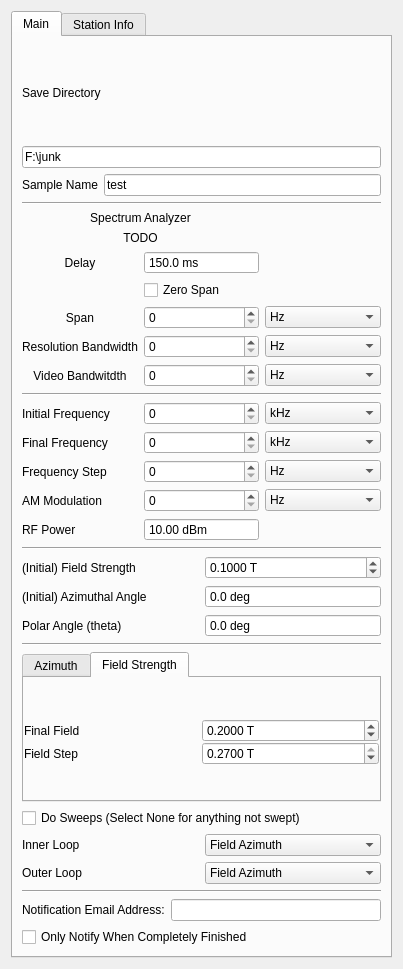
<?xml version="1.0" encoding="UTF-8"?>
<ui version="4.0">
 <class>Form</class>
 <widget class="QWidget" name="Form">
  <property name="geometry">
   <rect>
    <x>0</x>
    <y>0</y>
    <width>403</width>
    <height>969</height>
   </rect>
  </property>
  <property name="windowTitle">
   <string>Form</string>
  </property>
  <layout class="QVBoxLayout" name="verticalLayout">
   <item>
    <widget class="QTabWidget" name="tabWidget">
     <property name="currentIndex">
      <number>0</number>
     </property>
     <widget class="QWidget" name="tab">
      <attribute name="title">
       <string>Main</string>
      </attribute>
      <layout class="QVBoxLayout" name="verticalLayout_10">
       <item>
        <layout class="QGridLayout" name="save_params">
         <item row="2" column="0">
          <widget class="QLabel" name="label_12">
           <property name="enabled">
            <bool>true</bool>
           </property>
           <property name="text">
            <string>Sample Name</string>
           </property>
          </widget>
         </item>
         <item row="2" column="1">
          <widget class="QLineEdit" name="sample_name">
           <property name="text">
            <string>test</string>
           </property>
           <property name="placeholderText">
            <string>test</string>
           </property>
          </widget>
         </item>
         <item row="1" column="0" colspan="2">
          <widget class="QLineEdit" name="save_dir">
           <property name="text">
            <string>F:\junk</string>
           </property>
          </widget>
         </item>
         <item row="0" column="0" colspan="2">
          <widget class="QLabel" name="label_8">
           <property name="text">
            <string>Save Directory</string>
           </property>
          </widget>
         </item>
        </layout>
       </item>
       <item>
        <widget class="Line" name="line_3">
         <property name="orientation">
          <enum>Qt::Horizontal</enum>
         </property>
        </widget>
       </item>
       <item>
        <layout class="QGridLayout" name="lockin_params">
         <item row="5" column="1">
          <widget class="QSpinBox" name="rb">
           <property name="maximum">
            <number>999</number>
           </property>
          </widget>
         </item>
         <item row="6" column="1">
          <widget class="QSpinBox" name="vb">
           <property name="maximum">
            <number>999</number>
           </property>
          </widget>
         </item>
         <item row="5" column="2">
          <widget class="QComboBox" name="rb_mult">
           <item>
            <property name="text">
             <string>Hz</string>
            </property>
           </item>
           <item>
            <property name="text">
             <string>kHz</string>
            </property>
           </item>
           <item>
            <property name="text">
             <string>MHz</string>
            </property>
           </item>
           <item>
            <property name="text">
             <string>GHz</string>
            </property>
           </item>
          </widget>
         </item>
         <item row="6" column="0">
          <widget class="QLabel" name="label_23">
           <property name="text">
            <string>Video Bandwitdth</string>
           </property>
           <property name="alignment">
            <set>Qt::AlignCenter</set>
           </property>
          </widget>
         </item>
         <item row="5" column="0">
          <widget class="QLabel" name="label_18">
           <property name="text">
            <string>Resolution Bandwidth</string>
           </property>
           <property name="alignment">
            <set>Qt::AlignCenter</set>
           </property>
          </widget>
         </item>
         <item row="6" column="2">
          <widget class="QComboBox" name="vb_mult">
           <item>
            <property name="text">
             <string>Hz</string>
            </property>
           </item>
           <item>
            <property name="text">
             <string>kHz</string>
            </property>
           </item>
           <item>
            <property name="text">
             <string>MHz</string>
            </property>
           </item>
           <item>
            <property name="text">
             <string>GHz</string>
            </property>
           </item>
          </widget>
         </item>
         <item row="4" column="0">
          <widget class="QLabel" name="label_2">
           <property name="text">
            <string>Span</string>
           </property>
           <property name="alignment">
            <set>Qt::AlignCenter</set>
           </property>
          </widget>
         </item>
         <item row="3" column="1">
          <widget class="QCheckBox" name="zero_span">
           <property name="text">
            <string>Zero Span</string>
           </property>
          </widget>
         </item>
         <item row="2" column="1">
          <widget class="QDoubleSpinBox" name="delay">
           <property name="buttonSymbols">
            <enum>QAbstractSpinBox::NoButtons</enum>
           </property>
           <property name="suffix">
            <string> ms</string>
           </property>
           <property name="decimals">
            <number>1</number>
           </property>
           <property name="maximum">
            <double>5000.000000000000000</double>
           </property>
           <property name="value">
            <double>150.000000000000000</double>
           </property>
          </widget>
         </item>
         <item row="2" column="0">
          <widget class="QLabel" name="label_15">
           <property name="text">
            <string>Delay</string>
           </property>
           <property name="alignment">
            <set>Qt::AlignCenter</set>
           </property>
          </widget>
         </item>
         <item row="0" column="0" colspan="2">
          <widget class="QLabel" name="label_7">
           <property name="text">
            <string>Spectrum Analyzer</string>
           </property>
           <property name="alignment">
            <set>Qt::AlignCenter</set>
           </property>
          </widget>
         </item>
         <item row="1" column="0" colspan="2">
          <widget class="QLabel" name="label_3">
           <property name="text">
            <string>TODO</string>
           </property>
           <property name="alignment">
            <set>Qt::AlignCenter</set>
           </property>
          </widget>
         </item>
         <item row="4" column="1">
          <widget class="QSpinBox" name="span">
           <property name="maximum">
            <number>999</number>
           </property>
          </widget>
         </item>
         <item row="4" column="2">
          <widget class="QComboBox" name="span_mult">
           <item>
            <property name="text">
             <string>Hz</string>
            </property>
           </item>
           <item>
            <property name="text">
             <string>kHz</string>
            </property>
           </item>
           <item>
            <property name="text">
             <string>MHz</string>
            </property>
           </item>
           <item>
            <property name="text">
             <string>GHz</string>
            </property>
           </item>
          </widget>
         </item>
        </layout>
       </item>
       <item>
        <widget class="Line" name="line_2">
         <property name="orientation">
          <enum>Qt::Horizontal</enum>
         </property>
        </widget>
       </item>
       <item>
        <layout class="QGridLayout" name="field_params">
         <item row="3" column="2">
          <widget class="QComboBox" name="freq_step_mult">
           <item>
            <property name="text">
             <string>Hz</string>
            </property>
           </item>
           <item>
            <property name="text">
             <string>kHz</string>
            </property>
           </item>
           <item>
            <property name="text">
             <string>MHz</string>
            </property>
           </item>
           <item>
            <property name="text">
             <string>GHz</string>
            </property>
           </item>
          </widget>
         </item>
         <item row="1" column="2">
          <widget class="QComboBox" name="freq_start_mult">
           <item>
            <property name="text">
             <string>kHz</string>
            </property>
           </item>
           <item>
            <property name="text">
             <string>MHz</string>
            </property>
           </item>
           <item>
            <property name="text">
             <string>GHz</string>
            </property>
           </item>
          </widget>
         </item>
         <item row="2" column="0">
          <widget class="QLabel" name="label_5">
           <property name="text">
            <string>Final Frequency</string>
           </property>
          </widget>
         </item>
         <item row="1" column="0">
          <widget class="QLabel" name="label_4">
           <property name="text">
            <string>Initial Frequency</string>
           </property>
          </widget>
         </item>
         <item row="3" column="0">
          <widget class="QLabel" name="label_6">
           <property name="text">
            <string>Frequency Step</string>
           </property>
          </widget>
         </item>
         <item row="6" column="1">
          <widget class="QDoubleSpinBox" name="rf_power">
           <property name="buttonSymbols">
            <enum>QAbstractSpinBox::NoButtons</enum>
           </property>
           <property name="suffix">
            <string> dBm</string>
           </property>
           <property name="maximum">
            <double>25.000000000000000</double>
           </property>
           <property name="value">
            <double>10.000000000000000</double>
           </property>
          </widget>
         </item>
         <item row="6" column="0">
          <widget class="QLabel" name="label_13">
           <property name="text">
            <string>RF Power</string>
           </property>
          </widget>
         </item>
         <item row="2" column="2">
          <widget class="QComboBox" name="freq_end_mult">
           <item>
            <property name="text">
             <string>kHz</string>
            </property>
           </item>
           <item>
            <property name="text">
             <string>MHz</string>
            </property>
           </item>
           <item>
            <property name="text">
             <string>GHz</string>
            </property>
           </item>
          </widget>
         </item>
         <item row="4" column="0">
          <widget class="QLabel" name="label">
           <property name="text">
            <string>AM Modulation</string>
           </property>
          </widget>
         </item>
         <item row="4" column="1">
          <widget class="QDoubleSpinBox" name="AM_freq">
           <property name="decimals">
            <number>0</number>
           </property>
           <property name="maximum">
            <double>999999.000000000000000</double>
           </property>
          </widget>
         </item>
         <item row="4" column="2">
          <widget class="QComboBox" name="AM_freq_mult">
           <item>
            <property name="text">
             <string>Hz</string>
            </property>
           </item>
           <item>
            <property name="text">
             <string>kHz</string>
            </property>
           </item>
          </widget>
         </item>
         <item row="1" column="1">
          <widget class="QSpinBox" name="freq_start">
           <property name="maximum">
            <number>999</number>
           </property>
          </widget>
         </item>
         <item row="2" column="1">
          <widget class="QSpinBox" name="freq_end">
           <property name="maximum">
            <number>999</number>
           </property>
          </widget>
         </item>
         <item row="3" column="1">
          <widget class="QSpinBox" name="freq_step">
           <property name="maximum">
            <number>999</number>
           </property>
          </widget>
         </item>
        </layout>
       </item>
       <item>
        <widget class="Line" name="line">
         <property name="orientation">
          <enum>Qt::Horizontal</enum>
         </property>
        </widget>
       </item>
       <item>
        <layout class="QGridLayout" name="initial_params">
         <item row="1" column="2">
          <widget class="QDoubleSpinBox" name="azimuth_start">
           <property name="buttonSymbols">
            <enum>QAbstractSpinBox::NoButtons</enum>
           </property>
           <property name="suffix">
            <string> deg</string>
           </property>
           <property name="decimals">
            <number>1</number>
           </property>
           <property name="minimum">
            <double>-360.000000000000000</double>
           </property>
           <property name="maximum">
            <double>360.000000000000000</double>
           </property>
           <property name="singleStep">
            <double>0.500000000000000</double>
           </property>
           <property name="value">
            <double>0.000000000000000</double>
           </property>
          </widget>
         </item>
         <item row="2" column="2">
          <widget class="QDoubleSpinBox" name="polar_angle">
           <property name="buttonSymbols">
            <enum>QAbstractSpinBox::NoButtons</enum>
           </property>
           <property name="suffix">
            <string> deg</string>
           </property>
           <property name="decimals">
            <number>1</number>
           </property>
           <property name="minimum">
            <double>-90.000000000000000</double>
           </property>
           <property name="maximum">
            <double>90.000000000000000</double>
           </property>
           <property name="singleStep">
            <double>0.010000000000000</double>
           </property>
          </widget>
         </item>
         <item row="2" column="1">
          <widget class="QLabel" name="label_17">
           <property name="text">
            <string>Polar Angle (theta)</string>
           </property>
          </widget>
         </item>
         <item row="1" column="1">
          <widget class="QLabel" name="label_14">
           <property name="text">
            <string>(Initial) Azimuthal Angle</string>
           </property>
          </widget>
         </item>
         <item row="0" column="1">
          <widget class="QLabel" name="label_20">
           <property name="text">
            <string>(Initial) Field Strength</string>
           </property>
          </widget>
         </item>
         <item row="0" column="2">
          <widget class="QDoubleSpinBox" name="field_start">
           <property name="suffix">
            <string> T</string>
           </property>
           <property name="decimals">
            <number>4</number>
           </property>
           <property name="value">
            <double>0.100000000000000</double>
           </property>
          </widget>
         </item>
        </layout>
       </item>
       <item>
        <widget class="Line" name="line_4">
         <property name="orientation">
          <enum>Qt::Horizontal</enum>
         </property>
        </widget>
       </item>
       <item>
        <widget class="QTabWidget" name="sweep_type_tab">
         <property name="enabled">
          <bool>true</bool>
         </property>
         <property name="sizePolicy">
          <sizepolicy hsizetype="Expanding" vsizetype="Preferred">
           <horstretch>0</horstretch>
           <verstretch>0</verstretch>
          </sizepolicy>
         </property>
         <property name="maximumSize">
          <size>
           <width>500</width>
           <height>16777215</height>
          </size>
         </property>
         <property name="tabPosition">
          <enum>QTabWidget::North</enum>
         </property>
         <property name="currentIndex">
          <number>1</number>
         </property>
         <widget class="QWidget" name="angle_tab">
          <attribute name="title">
           <string>Azimuth</string>
          </attribute>
          <layout class="QVBoxLayout" name="verticalLayout_5">
           <property name="spacing">
            <number>0</number>
           </property>
           <property name="leftMargin">
            <number>0</number>
           </property>
           <property name="topMargin">
            <number>6</number>
           </property>
           <property name="rightMargin">
            <number>0</number>
           </property>
           <property name="bottomMargin">
            <number>0</number>
           </property>
           <item>
            <layout class="QGridLayout" name="angle_params">
             <item row="0" column="0">
              <widget class="QLabel" name="label_19">
               <property name="text">
                <string>Final Angle</string>
               </property>
              </widget>
             </item>
             <item row="0" column="1">
              <widget class="QDoubleSpinBox" name="azimuth_end">
               <property name="suffix">
                <string> deg</string>
               </property>
               <property name="decimals">
                <number>1</number>
               </property>
               <property name="maximum">
                <double>360.000000000000000</double>
               </property>
               <property name="singleStep">
                <double>0.500000000000000</double>
               </property>
               <property name="value">
                <double>170.000000000000000</double>
               </property>
              </widget>
             </item>
             <item row="1" column="1">
              <widget class="QDoubleSpinBox" name="azimuth_step">
               <property name="suffix">
                <string> deg</string>
               </property>
               <property name="decimals">
                <number>1</number>
               </property>
               <property name="maximum">
                <double>360.000000000000000</double>
               </property>
               <property name="singleStep">
                <double>0.500000000000000</double>
               </property>
               <property name="value">
                <double>10.000000000000000</double>
               </property>
              </widget>
             </item>
             <item row="1" column="0">
              <widget class="QLabel" name="label_9">
               <property name="text">
                <string>Angle Step</string>
               </property>
              </widget>
             </item>
            </layout>
           </item>
          </layout>
         </widget>
         <widget class="QWidget" name="freq_tab">
          <attribute name="title">
           <string>Field Strength</string>
          </attribute>
          <layout class="QVBoxLayout" name="verticalLayout_8">
           <property name="spacing">
            <number>0</number>
           </property>
           <property name="leftMargin">
            <number>0</number>
           </property>
           <property name="topMargin">
            <number>6</number>
           </property>
           <property name="rightMargin">
            <number>0</number>
           </property>
           <property name="bottomMargin">
            <number>0</number>
           </property>
           <item>
            <layout class="QGridLayout" name="freq_params">
             <item row="0" column="0">
              <widget class="QLabel" name="label_10">
               <property name="text">
                <string>Final Field</string>
               </property>
              </widget>
             </item>
             <item row="0" column="1">
              <widget class="QDoubleSpinBox" name="field_end">
               <property name="suffix">
                <string> T</string>
               </property>
               <property name="decimals">
                <number>4</number>
               </property>
               <property name="maximum">
                <double>0.300000000000000</double>
               </property>
               <property name="singleStep">
                <double>0.500000000000000</double>
               </property>
               <property name="value">
                <double>0.200000000000000</double>
               </property>
              </widget>
             </item>
             <item row="1" column="0">
              <widget class="QLabel" name="label_11">
               <property name="text">
                <string>Field Step</string>
               </property>
              </widget>
             </item>
             <item row="1" column="1">
              <widget class="QDoubleSpinBox" name="field_step">
               <property name="suffix">
                <string> T</string>
               </property>
               <property name="decimals">
                <number>4</number>
               </property>
               <property name="maximum">
                <double>0.270000000000000</double>
               </property>
               <property name="singleStep">
                <double>0.500000000000000</double>
               </property>
               <property name="value">
                <double>0.270000000000000</double>
               </property>
              </widget>
             </item>
            </layout>
           </item>
          </layout>
         </widget>
        </widget>
       </item>
       <item>
        <widget class="QCheckBox" name="do_sweeps">
         <property name="text">
          <string>Do Sweeps (Select None for anything not swept)</string>
         </property>
        </widget>
       </item>
       <item>
        <layout class="QGridLayout" name="gridLayout_2">
         <item row="1" column="0">
          <widget class="QLabel" name="label_22">
           <property name="text">
            <string>Outer Loop</string>
           </property>
          </widget>
         </item>
         <item row="0" column="0">
          <widget class="QLabel" name="label_21">
           <property name="text">
            <string>Inner Loop</string>
           </property>
          </widget>
         </item>
         <item row="0" column="1">
          <widget class="QComboBox" name="sweep_param_1">
           <property name="currentIndex">
            <number>0</number>
           </property>
           <item>
            <property name="text">
             <string>Field Azimuth</string>
            </property>
           </item>
           <item>
            <property name="text">
             <string>Field_Strength</string>
            </property>
           </item>
           <item>
            <property name="text">
             <string>None</string>
            </property>
           </item>
          </widget>
         </item>
         <item row="1" column="1">
          <widget class="QComboBox" name="sweep_param_2">
           <property name="currentIndex">
            <number>0</number>
           </property>
           <item>
            <property name="text">
             <string>Field Azimuth</string>
            </property>
           </item>
           <item>
            <property name="text">
             <string>Field Strength</string>
            </property>
           </item>
           <item>
            <property name="text">
             <string>None</string>
            </property>
           </item>
          </widget>
         </item>
        </layout>
       </item>
       <item>
        <widget class="Line" name="line_5">
         <property name="orientation">
          <enum>Qt::Horizontal</enum>
         </property>
        </widget>
       </item>
       <item>
        <layout class="QHBoxLayout" name="horizontalLayout">
         <item>
          <widget class="QLabel" name="label_24">
           <property name="text">
            <string>Notification Email Address:</string>
           </property>
          </widget>
         </item>
         <item>
          <widget class="QLineEdit" name="notify_email"/>
         </item>
        </layout>
       </item>
       <item>
        <widget class="QCheckBox" name="notify_at_end">
         <property name="text">
          <string>Only Notify When Completely Finished</string>
         </property>
        </widget>
       </item>
      </layout>
     </widget>
     <widget class="QWidget" name="tab_3">
      <attribute name="title">
       <string>Station Info</string>
      </attribute>
      <layout class="QVBoxLayout" name="verticalLayout_4">
       <item>
        <layout class="QGridLayout" name="station_params">
         <item row="0" column="0">
          <widget class="QLabel" name="label_12">
           <property name="enabled">
            <bool>true</bool>
           </property>
           <property name="text">
            <string>Probe Station</string>
           </property>
          </widget>
         </item>
         <item row="0" column="1">
          <widget class="QLabel" name="station_name">
           <property name="enabled">
            <bool>true</bool>
           </property>
          </widget>
         </item>
         <item row="2" column="0" colspan="2">
          <widget class="QLineEdit" name="calib_file"/>
         </item>
         <item row="1" column="0">
          <widget class="QLabel" name="label_12">
           <property name="enabled">
            <bool>true</bool>
           </property>
           <property name="text">
            <string>Calibration File</string>
           </property>
          </widget>
         </item>
        </layout>
       </item>
       <item>
        <spacer name="verticalSpacer_2">
         <property name="orientation">
          <enum>Qt::Vertical</enum>
         </property>
         <property name="sizeHint" stdset="0">
          <size>
           <width>20</width>
           <height>842</height>
          </size>
         </property>
        </spacer>
       </item>
      </layout>
     </widget>
    </widget>
   </item>
  </layout>
 </widget>
 <resources/>
 <connections/>
</ui>
